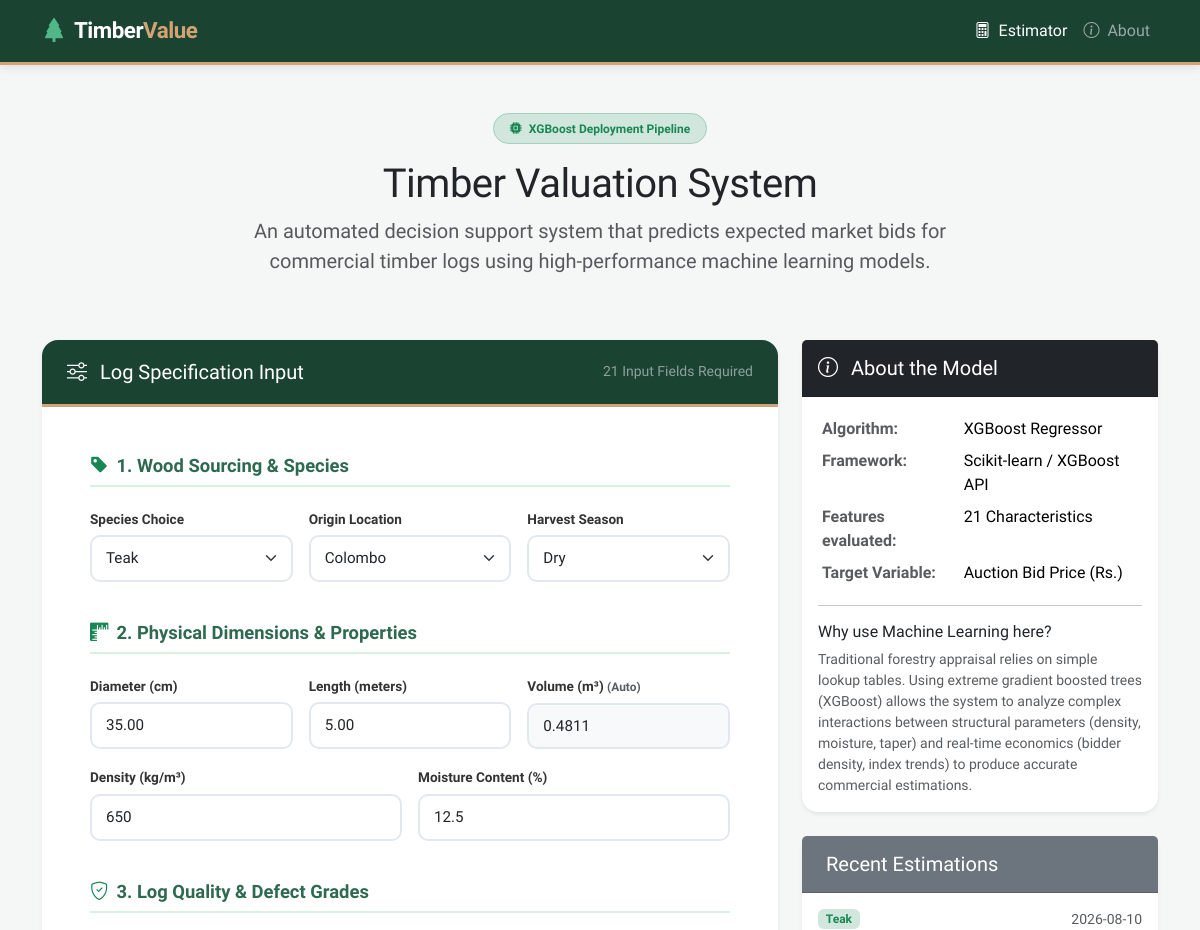
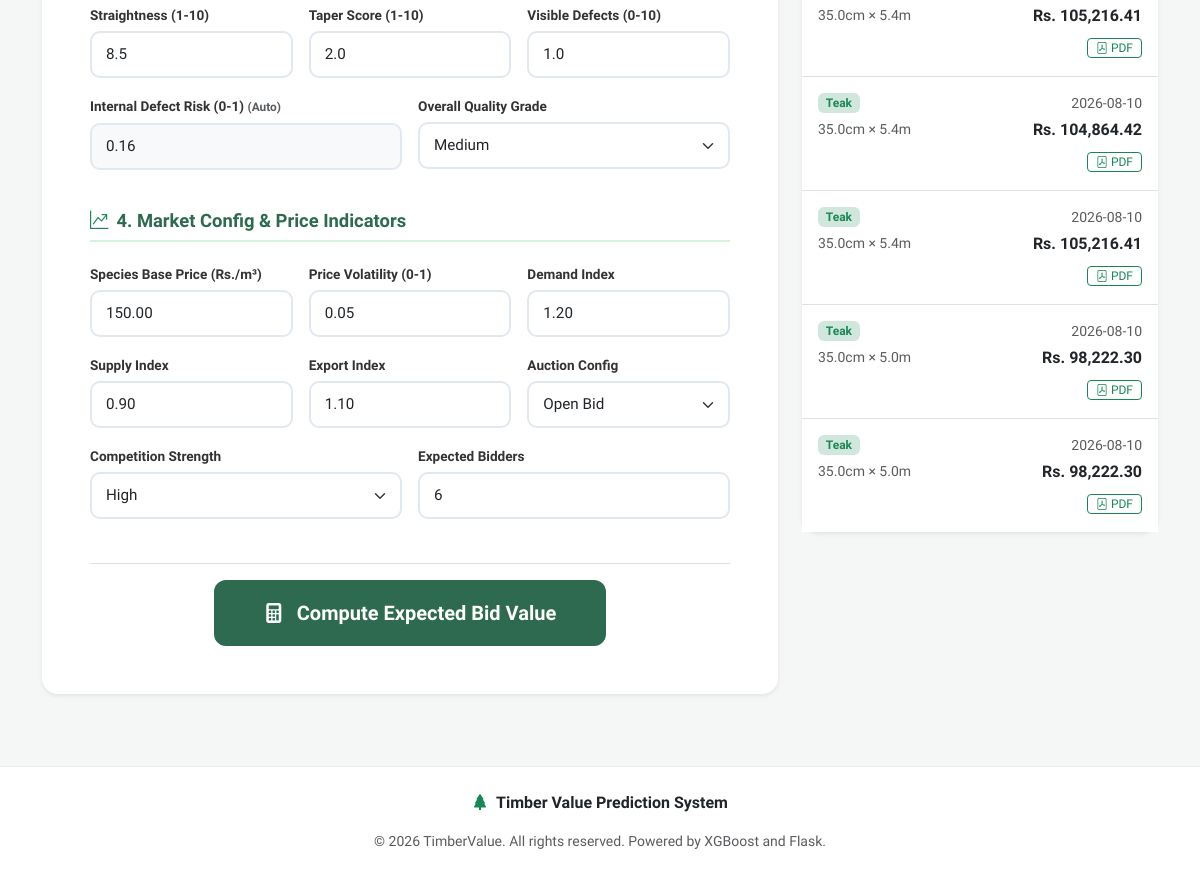
The page / on the database its author committed (2 pictures, top to bottom).
### tables this page shows
CREATE TABLE predictions_history (
                id INTEGER PRIMARY KEY AUTOINCREMENT,
                timestamp DATETIME DEFAULT CURRENT_TIMESTAMP,
                species TEXT,
                region TEXT,
                season TEXT,
                auction_type TEXT,
                competition_level TEXT,
                diameter_cm REAL,
                length_m REAL,
                volume_m3 REAL,
                straightness_score REAL,
                taper_score REAL,
                visible_defects_score REAL,
                internal_defect_risk REAL,
                density_kg_m3 REAL,
                moisture_content REAL,
                quality_grade INTEGER,
                avg_market_price_species REAL,
                price_volatility REAL,
                market_demand_index REAL,
                supply_index REAL,
                export_demand_index REAL,
                num_expected_bidders INTEGER,
                predicted_value REAL,
                low_bound REAL,
                high_bound REAL,
                starting_bid REAL,
                expected_final_price REAL,
                sale_probability REAL
            );

### app.py (the view)
@app.route("/")
def home():
    history = get_prediction_history()
    return render_template("index.html", history=history)

### templates/index.html (shortened to what this page needs)
{% extends "base.html" %}
{% block content %}
<div class="row mb-5">
    <div class="col-lg-8 mx-auto text-center">
        <span class="badge bg-success-subtle text-success border border-success-subtle px-3 py-2 rounded-pill mb-3">
            <i class="bi bi-cpu-fill me-1"></i> XGBoost Deployment Pipeline
        </span>
        <h2 class="display-6 fw-extrabold text-dark tracking-tight">Timber Valuation System</h2>
        <p class="lead text-muted">
            An automated decision support system that predicts expected market bids for commercial timber logs using high-performance machine learning models.
        </p>
    </div>
</div>
<div class="row g-4">
    <div class="col-lg-8">
        <div class="card shadow-sm border-0 mb-4">
            <div class="card-header card-header-timber d-flex justify-content-between align-items-center">
                <h3 class="h5 mb-0"><i class="bi bi-sliders me-2"></i> Log Specification Input</h3>
                <span class="small text-white-50">21 Input Fields Required</span>
            </div>
            <div class="card-body p-4 p-md-5">
                <form action="/predict" method="POST" class="needs-validation" novalidate>
                    <div class="form-section-container pt-0">
                        <h4 class="card-section-title">
                            <i class="bi bi-tag-fill me-2 text-success"></i> 1. Wood Sourcing & Species
                        </h4>
                        <div class="row g-3">
                            <div class="col-md-4">
                                <label for="species" class="form-label">Species Choice</label>
                                <select class="form-select" id="species" name="species" required>
                                    <option value="Teak" selected>Teak</option>
                                </select>
                            </div>
                            <div class="col-md-4">
                                <label for="region" class="form-label">Origin Location</label>
                                <select class="form-select" id="region" name="region" required>
                                    <option value="Colombo" selected>Colombo</option>
                                </select>
                            </div>
                            <div class="col-md-4">
                                <label for="season" class="form-label">Harvest Season</label>
                                <select class="form-select" id="season" name="season" required>
                                    <option value="Dry" selected>Dry</option>
                                </select>
                            </div>
                        </div>
                    </div>
                    <div class="form-section-container">
                        <h4 class="card-section-title">
                            <i class="bi bi-rulers me-2 text-success"></i> 2. Physical Dimensions & Properties
                        </h4>
                        <div class="row g-3">
                            <div class="col-md-4">
                                <label for="diameter_cm" class="form-label">Diameter (cm)</label>
                                <input type="number" step="0.01" class="form-control" id="diameter_cm" name="diameter_cm" value="35.00" min="0.1" placeholder="e.g. 35.0" required>
                            </div>
                            <div class="col-md-4">
                                <label for="length_m" class="form-label">Length (meters)</label>
                                <input type="number" step="0.01" class="form-control" id="length_m" name="length_m" value="5.00" min="0.1" placeholder="e.g. 5.0" required>
                            </div>
                            <div class="col-md-4">
                                <label for="volume_m3" class="form-label">Volume (m³) <small class="text-muted">(Auto)</small></label>
                                <input type="number" step="0.0001" class="form-control bg-light" id="volume_m3" name="volume_m3" value="0.5000" min="0.0001" placeholder="e.g. 0.5" required readonly>
                            </div>
                            <div class="col-md-6">
                                <label for="density_kg_m3" class="form-label">Density (kg/m³)</label>
                                <input type="number" step="1" class="form-control" id="density_kg_m3" name="density_kg_m3" value="650" min="50" placeholder="e.g. 650" required>
                            </div>
                            <div class="col-md-6">
                                <label for="moisture_content" class="form-label">Moisture Content (%)</label>
                                <input type="number" step="0.1" class="form-control" id="moisture_content" name="moisture_content" value="12.5" min="0" max="100" placeholder="e.g. 12.5" required>
                            </div>
                        </div>
                    </div>
                    <div class="form-section-container">
                        <h4 class="card-section-title">
                            <i class="bi bi-shield-check me-2 text-success"></i> 3. Log Quality & Defect Grades
                        </h4>
                        <div class="row g-3">
                            <div class="col-md-4">
                                <label for="straightness_score" class="form-label">Straightness (1-10)</label>
                                <input type="number" step="0.1" class="form-control" id="straightness_score" name="straightness_score" value="8.5" min="1" max="10" required>
                            </div>
                            <div class="col-md-4">
                                <label for="taper_score" class="form-label">Taper Score (1-10)</label>
                                <input type="number" step="0.1" class="form-control" id="taper_score" name="taper_score" value="2.0" min="1" max="10" required>
                            </div>
                            <div class="col-md-4">
                                <label for="visible_defects_score" class="form-label">Visible Defects (0-10)</label>
                                <input type="number" step="0.1" class="form-control" id="visible_defects_score" name="visible_defects_score" value="1.0" min="0" max="10" required>
                            </div>
                            <div class="col-md-6">
                                <label for="internal_defect_risk" class="form-label">Internal Defect Risk (0-1) <small class="text-muted">(Auto)</small></label>
                                <input type="number" step="0.01" class="form-control bg-light" id="internal_defect_risk" name="internal_defect_risk" value="0.15" min="0" max="1" required readonly>
                            </div>
                            <div class="col-md-6">
                                <label for="quality_grade" class="form-label">Overall Quality Grade</label>
                                <select class="form-select" id="quality_grade" name="quality_grade" required>
                                    <option value="4" selected>Medium</option>
                                </select>
                            </div>
                        </div>
                    </div>
                    <div class="form-section-container">
                        <h4 class="card-section-title">
                            <i class="bi bi-graph-up-arrow me-2 text-success"></i> 4. Market Config & Price Indicators
                        </h4>
                        <div class="row g-3 mb-4">
                            <div class="col-md-4">
                                <label for="avg_market_price_species" class="form-label">Species Base Price (Rs./m³)</label>
                                <input type="number" step="0.01" class="form-control" id="avg_market_price_species" name="avg_market_price_species" value="150.00" min="1" required>
                            </div>
                            <div class="col-md-4">
                                <label for="price_volatility" class="form-label">Price Volatility (0-1)</label>
                                <input type="number" step="0.01" class="form-control" id="price_volatility" name="price_volatility" value="0.05" min="0" max="1" required>
                            </div>
                            <div class="col-md-4">
                                <label for="market_demand_index" class="form-label">Demand Index</label>
                                <input type="number" step="0.01" class="form-control" id="market_demand_index" name="market_demand_index" value="1.20" min="0.1" required>
                            </div>
                            <div class="col-md-4">
                                <label for="supply_index" class="form-label">Supply Index</label>
                                <input type="number" step="0.01" class="form-control" id="supply_index" name="supply_index" value="0.90" min="0.1" required>
                            </div>
                            <div class="col-md-4">
                                <label for="export_demand_index" class="form-label">Export Index</label>
                                <input type="number" step="0.01" class="form-control" id="export_demand_index" name="export_demand_index" value="1.10" min="0.1" required>
                            </div>
                            <div class="col-md-4">
                                <label for="auction_type" class="form-label">Auction Config</label>
                                <select class="form-select" id="auction_type" name="auction_type" required>
                                    <option value="open" selected>Open Bid</option>
                                </select>
                            </div>
                            <div class="col-md-6">
                                <label for="competition_level" class="form-label">Competition Strength</label>
                                <select class="form-select" id="competition_level" name="competition_level" required>
                                    <option value="high" selected>High</option>
                                </select>
                            </div>
                            <div class="col-md-6">
                                <label for="num_expected_bidders" class="form-label">Expected Bidders</label>
                                <input type="number" step="1" class="form-control" id="num_expected_bidders" name="num_expected_bidders" value="6" min="1" required>
                            </div>
                        </div>
                    </div>
                    <div class="text-center pt-3 border-top">
                        <button type="submit" class="btn btn-timber px-5 py-3 fs-5">
                            <i class="bi bi-calculator-fill me-2"></i> Compute Expected Bid Value
                        </button>
                    </div>
                </form>
            </div>
        </div>
    </div>
    <div class="col-lg-4">
        <div class="card shadow-sm border-0 mb-4">
            <div class="card-header bg-dark text-white py-3">
                <h5 class="mb-0"><i class="bi bi-info-circle me-2"></i> About the Model</h5>
            </div>
            <div class="card-body">
                <table class="table table-borderless table-sm mb-3">
                    <tbody>
                        <tr>
                            <td class="text-muted fw-bold">Algorithm:</td>
                            <td>XGBoost Regressor</td>
                        </tr>
                        <tr>
                            <td class="text-muted fw-bold">Framework:</td>
                            <td>Scikit-learn / XGBoost API</td>
                        </tr>
                        <tr>
                            <td class="text-muted fw-bold">Features evaluated:</td>
                            <td>21 Characteristics</td>
                        </tr>
                        <tr>
                            <td class="text-muted fw-bold">Target Variable:</td>
                            <td>Auction Bid Price (Rs.)</td>
                        </tr>
                    </tbody>
                </table>
                <hr>
                <h6>Why use Machine Learning here?</h6>
                <p class="small text-muted mb-0">
                    Traditional forestry appraisal relies on simple lookup tables. Using extreme gradient boosted trees (XGBoost) allows the system to analyze complex interactions between structural parameters (density, moisture, taper) and real-time economics (bidder density, index trends) to produce accurate commercial estimations.
                </p>
            </div>
        </div>
        <div class="card shadow-sm border-0">
            <div class="card-header bg-secondary text-white py-3">
                <h5 class="mb-0"> Recent Estimations</h5>
            </div>
            <div class="card-body p-0">
                {% if history %}
                    <div class="list-group list-group-flush">
                        {% for item in history %}
                            <div class="list-group-item p-3">
                                <div class="d-flex justify-content-between align-items-center mb-1">
                                    <span class="badge bg-success-subtle text-success">{{ item.species }}</span>
                                    <span class="small text-muted">{{ item.timestamp.split(' ')[0] }}</span>
                                </div>
                                <div class="d-flex justify-content-between align-items-center">
                                    <span class="small text-muted">{{ item.diameter_cm }}cm &times; {{ item.length_m }}m</span>
                                    <strong class="text-dark">Rs. {{ "{:,.2f}".format(item.predicted_value) }}</strong>
                                </div>
                                <div class="mt-2 text-end">
                                    <a href="/download-report/{{ item.id }}" class="btn btn-sm btn-outline-success py-0 px-2" style="font-size: 0.75rem;">
                                        <i class="bi bi-file-pdf"></i> PDF
                                    </a>
                                </div>
                            </div>
                        {% endfor %}
                    </div>
                {% else %}
                    <div class="p-4 text-center text-muted">
                        <i class="bi bi-database-exclamation fs-3 d-block mb-2"></i>
                        <span class="small">No predictions stored in database yet.</span>
                    </div>
                {% endif %}
            </div>
        </div>
    </div>
</div>
{% endblock %}

### rows shown on the page
predictions_history: species "Teak", timestamp "2026-08-10", diameter_cm "35.0", length_m "5.4", predicted_value "105,216.41"
predictions_history: species "Teak", timestamp "2026-08-10", diameter_cm "35.0", length_m "5.4", predicted_value "104,864.42"
predictions_history: species "Teak", timestamp "2026-08-10", diameter_cm "35.0", length_m "5.4", predicted_value "105,216.41"
predictions_history: species "Teak", timestamp "2026-08-10", diameter_cm "35.0", length_m "5.0", predicted_value "98,222.30"
predictions_history: species "Teak", timestamp "2026-08-10", diameter_cm "35.0", length_m "5.0", predicted_value "98,222.30"
